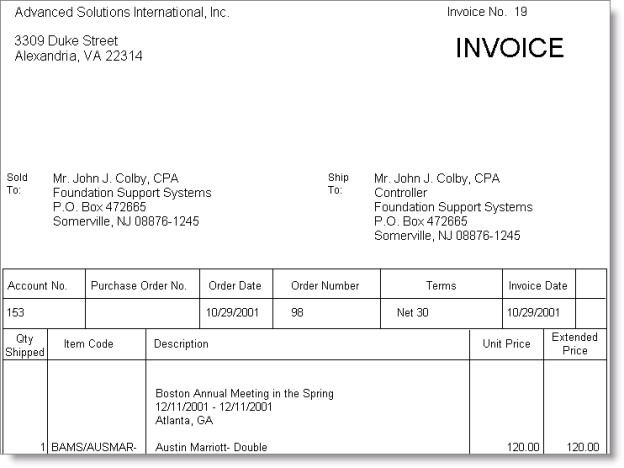
#> input picture images - Copy/Invoice.png, 624 x 468 px, found by its file name
$ jupyter execute --allow-errors tessaract-research.ipynb   (older library calls are emulated)
#> lines starting #> are read from the running program, lines starting #| are printed output that depends on the picture
[cell 1]
import pytesseract
from PIL import Image
import pandas as pd
import numpy as np
import re
from scipy.spatial import distance
import datefinder
import nltk
from nltk.tag.stanford import StanfordNERTagger
import os
from flair.models import SequenceTagger
from flair.data import Sentence
import cv2
import matplotlib.pyplot as plt
import tempfile

#> (a cell that did not finish here is left out)

[cell 3]
pd.options.display.max_columns = 100

[cell 4]
pytesseract.pytesseract.tesseract_cmd = r'C:\Program Files\Tesseract-OCR\tesseract.exe'

[cell 5]
def set_image_dpi(file_path):
    im = Image.open(file_path)
#> im is the input picture: PIL image 624x468 RGBA; mean R, G, B, A 243.4, 243.3, 243.4, 255
    length_x, width_y = im.size
#> length_x = 624; width_y = 468
    factor = min(1, float(1024.0 / length_x))
#> factor = 1
    size = int(factor * length_x), int(factor * width_y)
#> size = (624, 468)
    im_resized = im.resize(size, Image.ANTIALIAS)
    temp_file = tempfile.NamedTemporaryFile(delete=False,   suffix='.png')
    temp_filename = temp_file.name
    im_resized.save(temp_filename, dpi=(300, 300))
    return temp_filename

[cell 6]
def remove_isolated_pixels(dirty):
    dirty_inverse = cv2.bitwise_not(dirty)
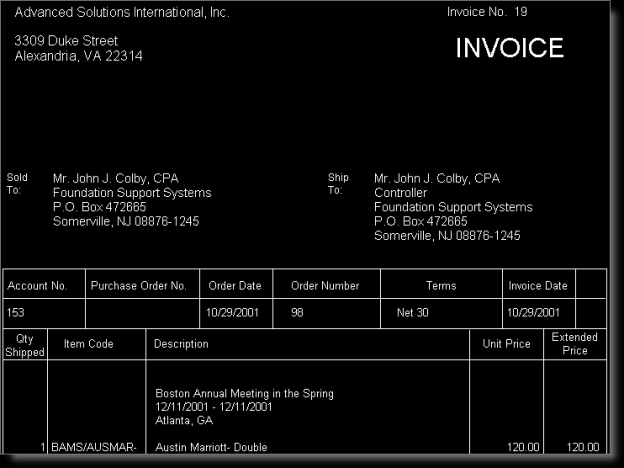
#> dirty_inverse: shape (468, 624); min 0, max 255, mean 11.7
    kernel1 = np.array([[0, 0, 0],
                        [0, 1, 0],
                        [0, 0, 0]], np.uint8)
    kernel2 = np.array([[1, 1, 1],
                        [1, 0, 1],
                        [1, 1, 1]], np.uint8)

    hitormiss1 = cv2.morphologyEx(dirty, cv2.MORPH_ERODE, kernel1)
    hitormiss2 = cv2.morphologyEx(dirty_inverse, cv2.MORPH_ERODE, kernel2)
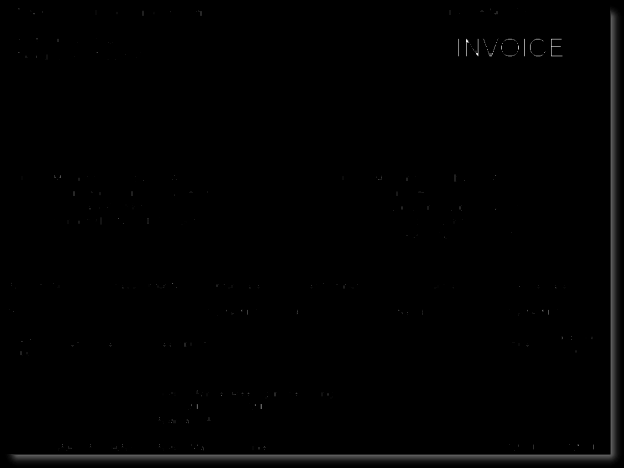
#> hitormiss2: shape (468, 624); min 0, max 255, mean 1.8
    # The following variable will contain the isolated pixels.
    isolated_pixels = cv2.bitwise_and(hitormiss1, hitormiss2)
    # To remove them from the original image we can invert this to use it as a mask for a bitwise and operation.
    isolated_pixels_inverse = cv2.bitwise_not(isolated_pixels)
    clean = cv2.bitwise_and(dirty, dirty, mask=isolated_pixels_inverse)
    return clean

[cell 7]
def remove_noise_and_smooth(file_name):
    img = cv2.imread(file_name, 0)
    isolated = remove_isolated_pixels(img)
    blur = cv2.GaussianBlur(isolated, (1,1), 0)
    #filtered = cv2.adaptiveThreshold(img.astype(np.uint8), 255, cv2.ADAPTIVE_THRESH_GAUSSIAN_C, cv2.THRESH_BINARY, 3, 13)
    kernel = np.ones((1, 1), np.uint8)
    opening = cv2.morphologyEx(blur, cv2.MORPH_OPEN, kernel)
    closing = cv2.morphologyEx(opening, cv2.MORPH_CLOSE, kernel)
    or_image = cv2.bitwise_or(img, closing)
    #erode = cv2.erode(or_image, np.ones((2, 2)))
    #dilate = cv2.dilate(erode, np.ones((2, 2)))
    return or_image

[cell 8]
image_path = r'F:\Datasets\Table Detection\images\Invoice.png'
new_file = set_image_dpi(image_path)
img = remove_noise_and_smooth(new_file)
plt.imshow(img, cmap='gray')
plt.imsave(r'F:\Datasets\Table Detection\images\Invoice temp.png', img, cmap='gray')
print("Image size: {}".format(img.shape))
#| Image size: (468, 624)
